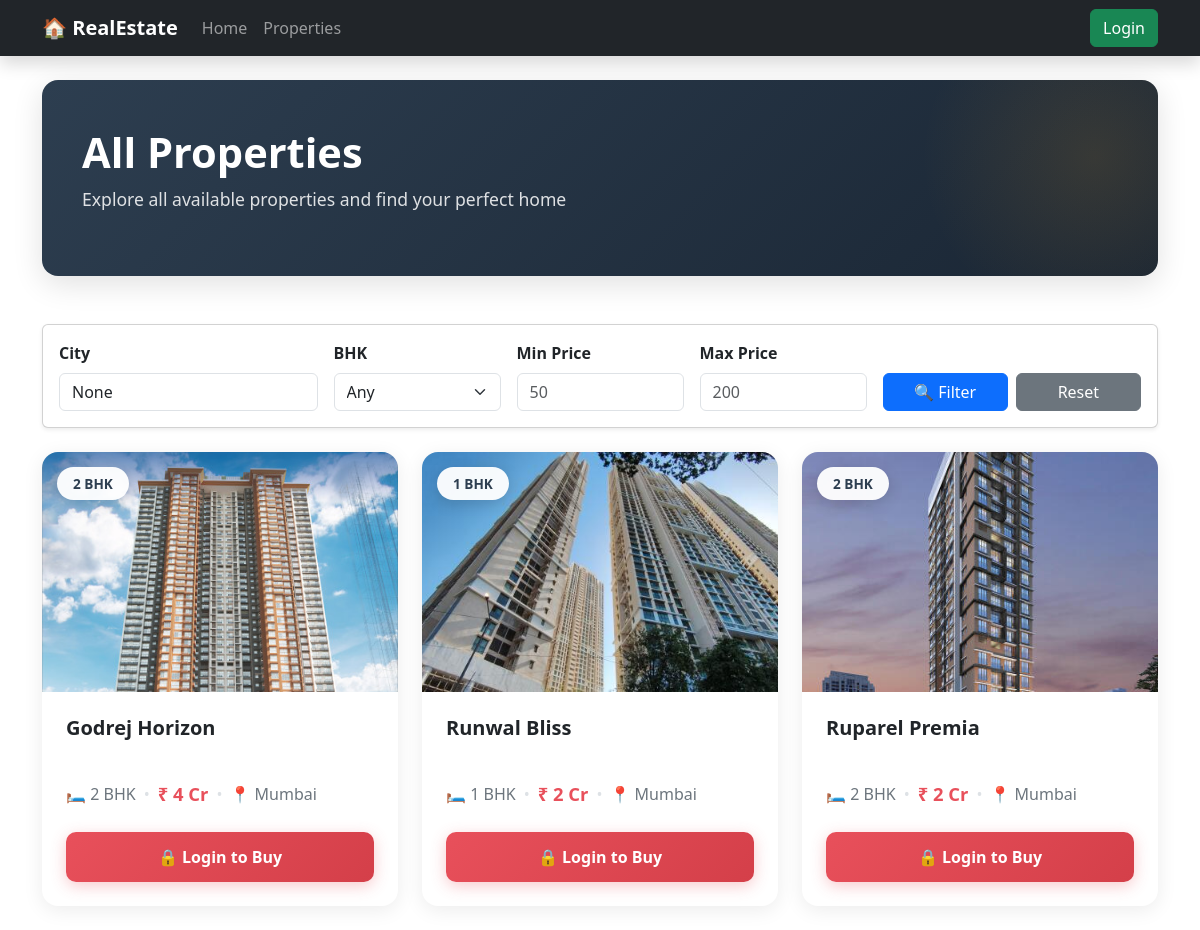
The page /properties/listings/ on the database as committed earlier.
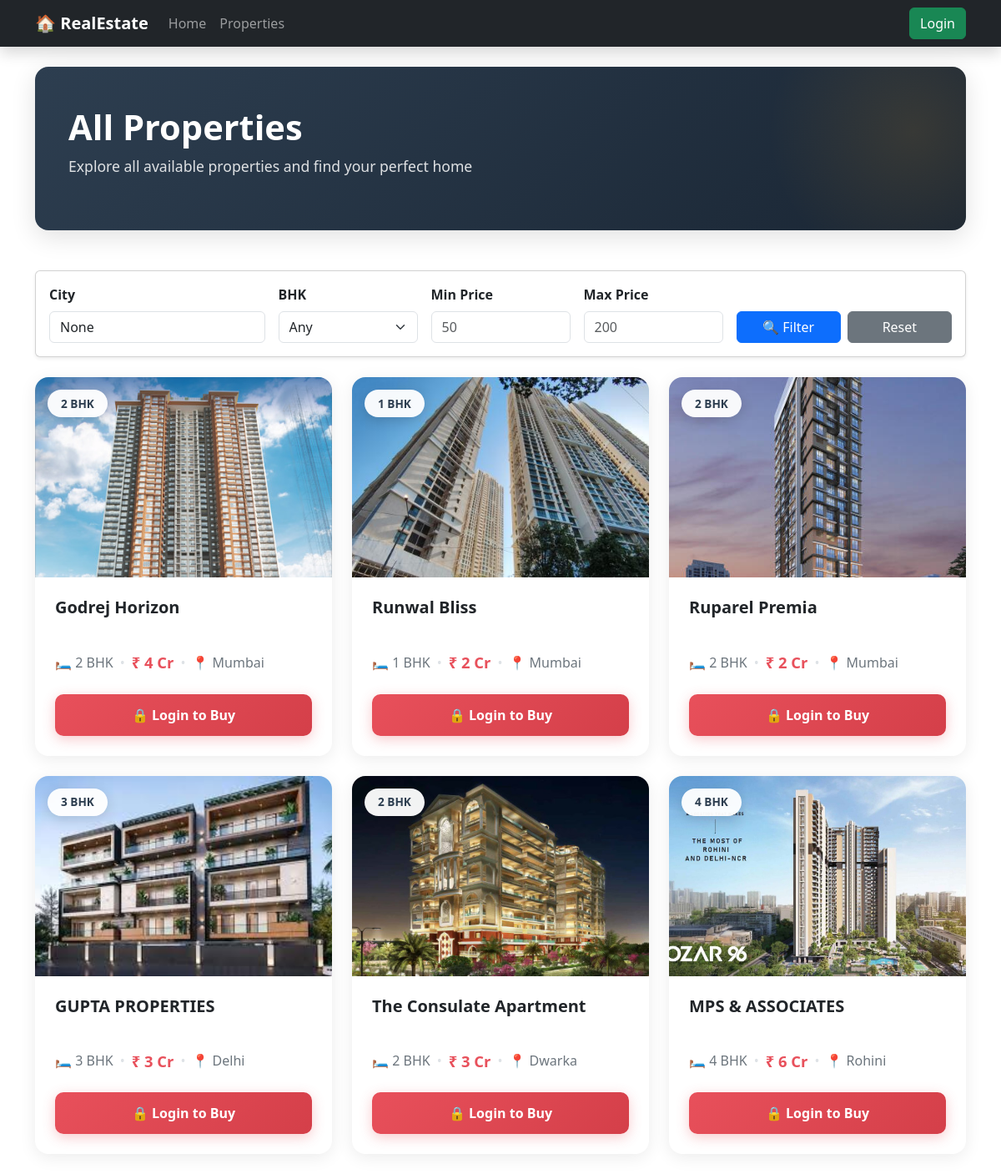
The same page on the database as committed later.
### properties/models.py (models this page shows, shortened)
class Property(models.Model):
    title = models.CharField(max_length=200, default="No Title")
    description = models.TextField(default="No Description")
    price = models.IntegerField(default=0)
    city = models.CharField(max_length=100, default="Unknown")
    state = models.CharField(max_length=100, default="Unknown")
    address = models.CharField(max_length=255, default="Not Available")
    bhk = models.IntegerField(default=1)
    main_image = models.ImageField(upload_to='properties/', blank=True, null=True)
    property_type = models.CharField(max_length=50, default="Apartment")
    furnished = models.CharField(max_length=50, default="Unfurnished")
    amenities = models.TextField(default="")
    seller = models.ForeignKey(User, on_delete=models.CASCADE, related_name="properties")
    created_at = models.DateTimeField(auto_now_add=True)

### properties/views.py (the view)
# urls.py: path("listings/", listings_view, name="listings"),
def listings_view(request):
    properties = Property.objects.all()
    city = request.GET.get('city')
    bhk = request.GET.get('bhk')
    min_price = request.GET.get('min_price')
    max_price = request.GET.get('max_price')
    if city:
        properties = properties.filter(city__icontains=city)
    if bhk:
        properties = properties.filter(bhk=bhk)
    if min_price:
        properties = properties.filter(price__gte=min_price)
    if max_price:
        properties = properties.filter(price__lte=max_price)
    paginator = Paginator(properties, 6)  # 6 properties per page
    page_number = request.GET.get('page')
    page_obj = paginator.get_page(page_number)
    context = {
        'page_obj': page_obj,
        'properties': page_obj.object_list,
        'selected_city': city,
        'selected_bhk': bhk,
        'min_price': min_price,
        'max_price': max_price,
    }
    return render(request, 'properties/listings.html', context)

### properties/context_processors.py (called while the page is built)
def property_count(request):
    return {
        "total_properties": Property.objects.count()
    }

### templates/properties/listings.html (shortened to what this page needs)
{% extends 'base.html' %}
{% block content %}
<div class="page-header">
    <h2>All Properties</h2>
    <p>Explore all available properties and find your perfect home</p>
</div>
<form method="get" class="card shadow-sm p-3 mb-4">
    <div class="row g-3 align-items-end">
        <div class="col-md-3">
            <label class="form-label fw-semibold">City</label>
            <input type="text" name="city" class="form-control"
                   placeholder="e.g. Pune"
                   value="{{ selected_city }}">
        </div>
        <div class="col-md-2">
            <label class="form-label fw-semibold">BHK</label>
            <select name="bhk" class="form-select">
                <option value="">Any</option>
            </select>
        </div>
        <div class="col-md-2">
            <label class="form-label fw-semibold">Min Price</label>
            <input type="number" name="min_price" class="form-control"
                   placeholder="50"
                   value="{{ min_price }}">
        </div>
        <div class="col-md-2">
            <label class="form-label fw-semibold">Max Price</label>
            <input type="number" name="max_price" class="form-control"
                   placeholder="200"
                   value="{{ max_price }}">
        </div>
        <div class="col-md-3 d-flex gap-2">
            <button type="submit" class="btn btn-primary w-100">
                🔍 Filter
            </button>
            <a href="{% url 'listings' %}" class="btn btn-secondary w-100">
                Reset
            </a>
        </div>
    </div>
</form>
<div class="row g-4">
    {% if properties %}
        {% for p in properties %}
        <div class="col-lg-4 col-md-6">
            <div class="property-card card">
                <div class="card-img-wrapper">
                    {% if p.main_image %}
                        <img src="{{ p.main_image.url }}" alt="{{ p.title }}">
                    {% else %}
                        <img src="https://via.placeholder.com/400x300?text=No+Image">
                    {% endif %}
                    <span class="property-type-badge">{{ p.bhk }} BHK</span>
                </div>
                <div class="card-body">
                    <h5>
                        <a href="{% url 'property_detail' p.id %}" class="text-decoration-none text-dark">
                            {{ p.title }}
                        </a>
                    </h5>
                    <div class="property-details">
                        <span>🛏 {{ p.bhk }} BHK</span>
                        <span class="divider">•</span>
                        <span class="price-highlight">₹ {{ p.price }} Cr</span>
                        <span class="divider">•</span>
                        <span>📍 {{ p.city }}</span>
                    </div>
                    <div class="card-actions">
                        {% if user.is_authenticated %}
                            <a href="{% url 'book_visit' p.id %}" class="btn btn-buy">
                                🏡 Buy Now
                            </a>
                        {% else %}
                            <a href="{% url 'login_user' %}" class="btn btn-login-required">
                                🔒 Login to Buy
                            </a>
                        {% endif %}
                    </div>
                </div>
            </div>
        </div>
        {% endfor %}
    {% endif %}
</div>
{% endblock %}

Rows that differ between the two databases and show on the page:
added Property: main_image (picture), bhk "3", title "GUPTA PROPERTIES", price "3", city "Delhi"
added Property: main_image (picture), bhk "2", title "The Consulate Apartment", price "3", city "Dwarka"
added Property: main_image (picture), bhk "4", title "MPS & ASSOCIATES", price "6", city "Rohini"
